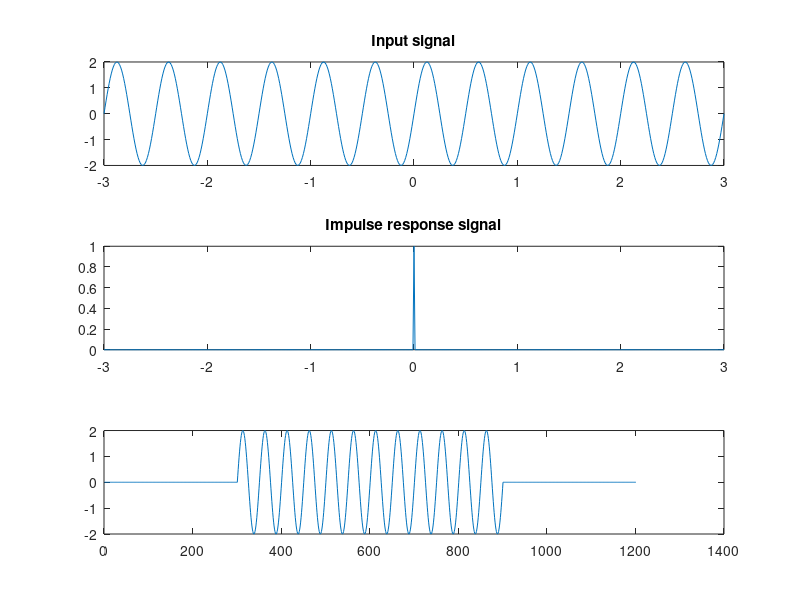

This chart was generated by the following MATLAB code:
%convolution
a=2; f=2; t=-3:.01:3;
s1=a*sin(2*pi*f*t);  %random code

s2=zeros(size(t));
s2(t==0)=1;    %unit impulse = impulse response

subplot(311);
plot(t,s1);
title('Input signal');

subplot(312);
plot(t,s2);
title('Impulse response signal');

conv(s1,s2);
subplot(313);
plot(ans);


